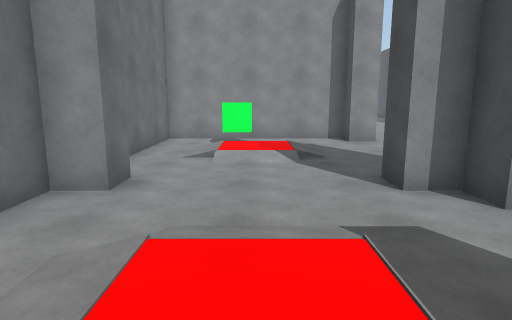
[1] (above)

16 first-person views from a walk through a scene from a Unity 3-D project. The camera is 1.5 m above the floor, tilts 10° down and sees 75° across. The floor is counted in squares, 1 m on a side. Each view is taken from the middle of a square. On the plan, view 1 faces up. The plan holds only what a view shows up to about 15 squares ahead; the rest is blank. The place goes on beyond the plan. The player character is not drawn.

[2]
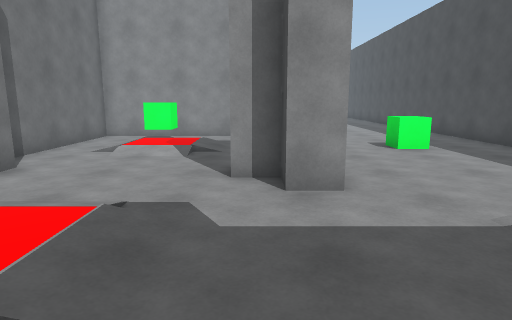

[3]
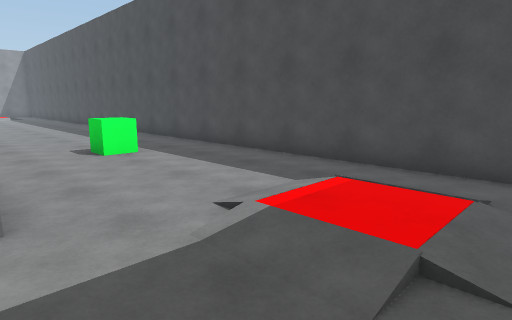

[4]
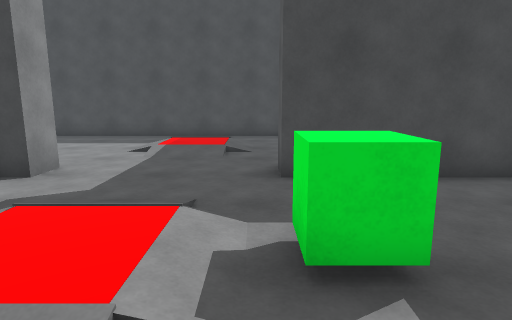

[5]
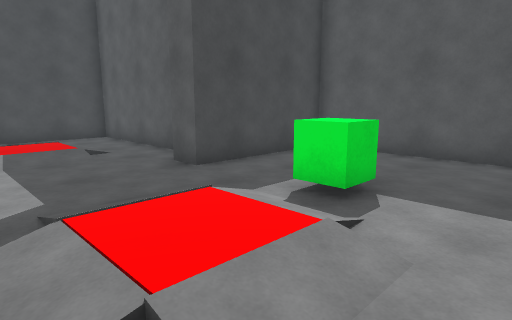

[6]
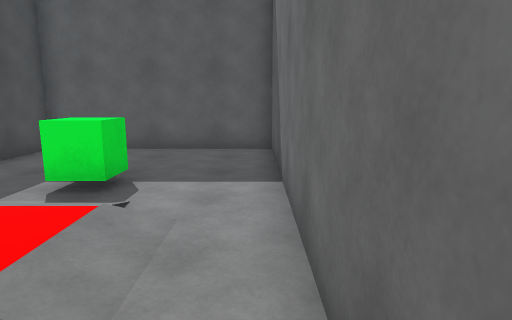

[7]
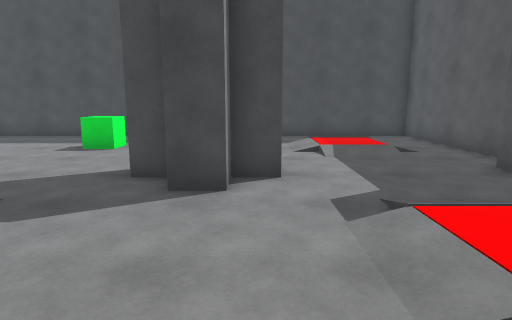

[8]
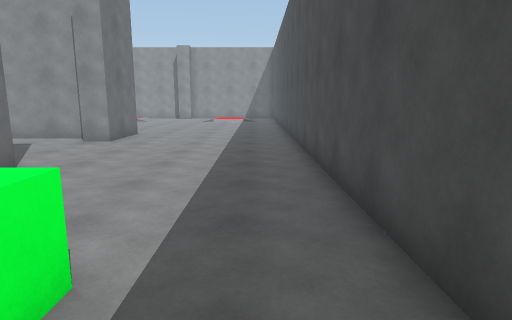

[9]
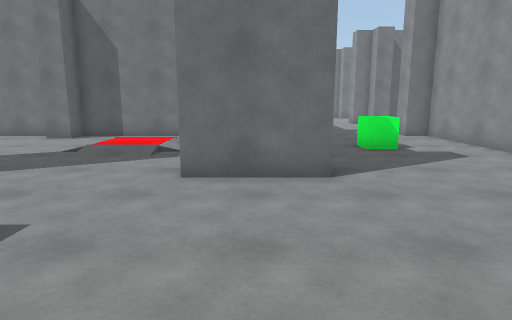

[10]
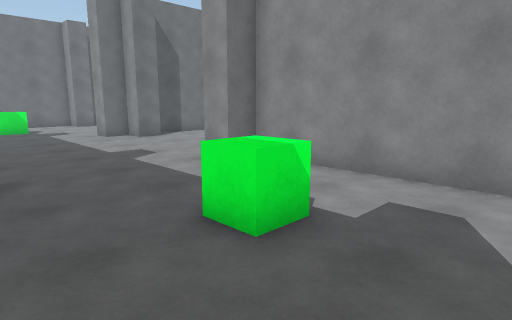

[11]
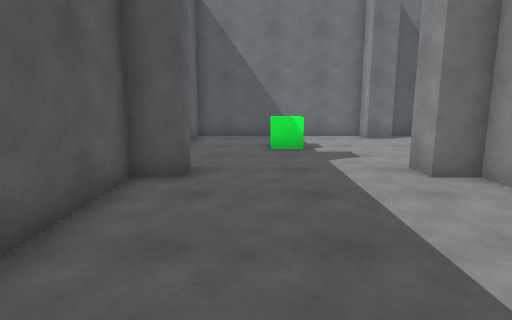

[12]
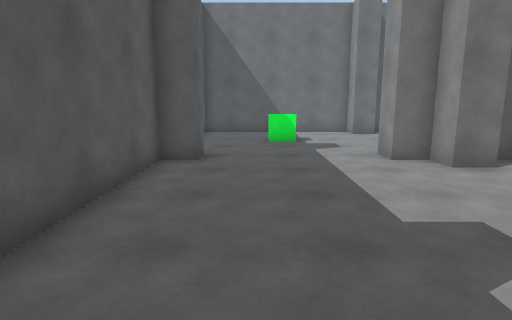

[13]
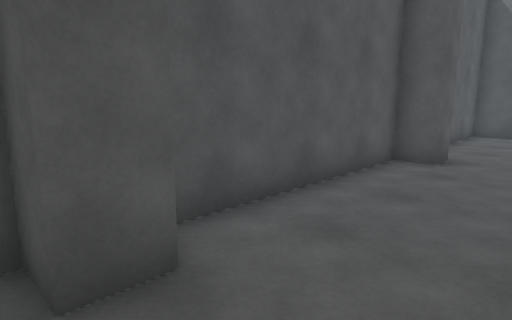

[14]
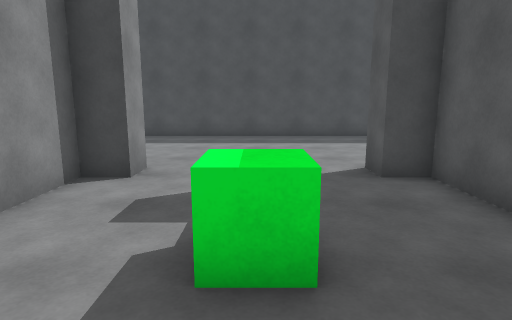

[15]
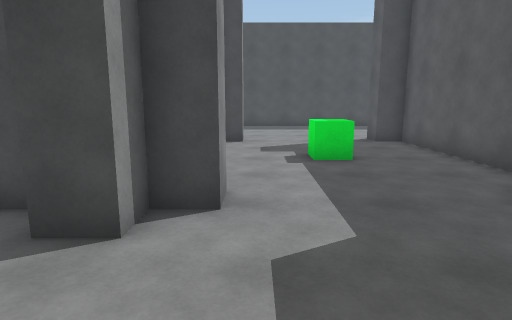

[16]
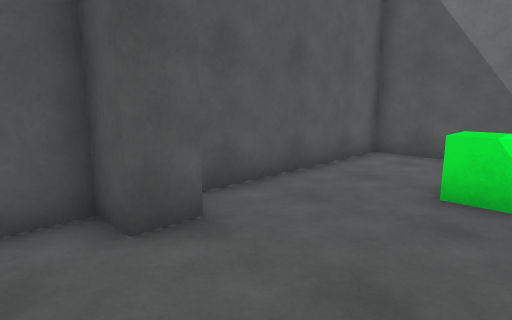

### Floor plan
Points are (right, up) in squares from view 1. A wall is a line through its corners. A room is listed if a view was taken in it or the views show most of it. See-through windows are left out.
Room 1 (views 1, 2, 3, 4, 5, 6, 7, 8, 9, 10, 11, 12, 13, 14, 15, 16)
walls: (-4.6, 15.5) (-3.5, 15.5) (-3.5, 14.5) (3.5, 14.5) (3.5, 15.5) (4.5, 15.5) (4.5, 12.5) (3.5, 12.5) (3.5, 13.5) (-3.5, 13.5) (-3.5, 6.5) (-2.5, 6.5) (-2.5, 5.5) (-3.5, 5.5) (-3.5, -5.5) (3.5, -5.5) (3.5, -0.5) (4.5, -0.5); (3.5, 6.8) (3.5, 7.5); (4.6, 4.5) (3.5, 4.5) (3.5, 5.5) (2.5, 5.5) (2.5, 6.5); (4.5, 23.2) (4.5, 20.5) (3.5, 20.5) (3.5, 21.5) (-3.5, 21.5) (-3.5, 20.5) (-4.5, 20.5) (-4.5, 21.5) (-5.5, 21.5) (-5.5, 22.5); (-12.6, 15.5) (-11.5, 15.5) (-11.5, 14.5) (-5, 14.5); (5.8, -1.5) (11.5, -1.5) (11.5, 23); (-10.5, 22.6) (-10.5, 21.5) (-11.5, 21.5) (-11.5, 20.5) (-12.5, 20.5); (-18.5, 22.6) (-18.5, 21.5) (-19.5, 21.5) (-19.5, 14.5) (-13.1, 14.5); (-19.5, 23.5) (-19.5, 22.9)
objects: green cube (-16, 18); green cube (-1, 12) to (0, 12); green cube (0, -1); green cube (0, 18); green cube (8, 10)

Positions as (right, up) in squares from view 1, and headings:
1: (0, 0), facing up
2: (3, -1), facing up
3: (4, 0), facing up-right
4: (-3, 0), facing right
5: (-3, 4), facing down-right
6: (-3, 5), facing down
7: (-3, 5), facing right
8: (10, 8), facing up
9: (11, 14), facing left
10: (3, 15), facing up-left
11: (-5, 17), facing left
12: (-3, 17), facing left
13: (-3, 18), facing down-left
14: (-3, 18), facing right
15: (-9, 20), facing right
16: (-10, 19), facing down-left
